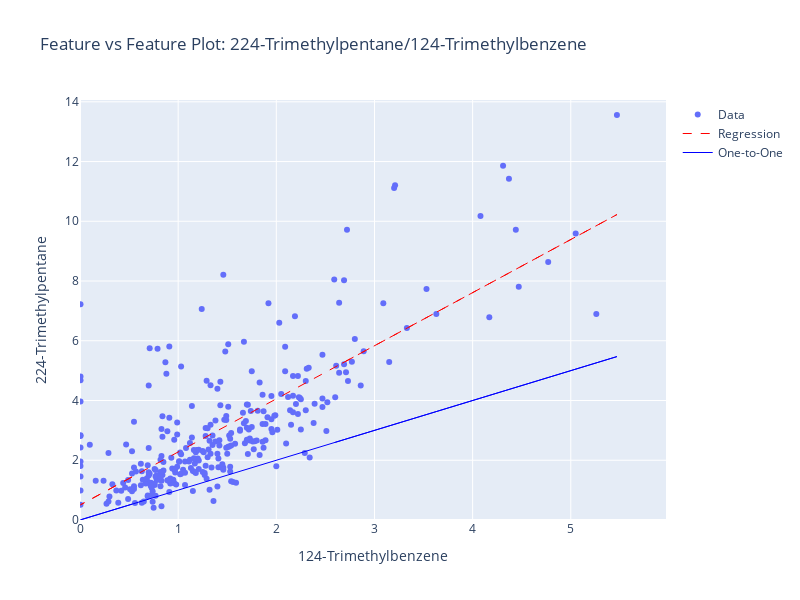

The notebook cell this image was saved under:
### Code cell
# Species Concentration plot comparing features, features/columns specified by index
data_handler.plot_feature_data(x_idx=0, y_idx=1)

### Figure 1 — Plotly figure (JSON) as saved in the notebook; plotly's stock layout.template omitted (floating-point values rounded to 4 significant figures; data arrays with more than 128 entries replaced by an {"elided": "..."} marker saying what was removed)
{"data": [{"customdata": {"elided": "307x1 str values"}, "hovertemplate": "<b>Date:</b> %{customdata[0]}<br><b>124-Trimethylbenzene:</b> %{x}<br><b>224-Trimethylpentane:</b> %{y}<extra></extra>", "mode": "markers", "name": "Data", "type": "scatter", "x": {"elided": "307 float values"}, "y": {"elided": "307 float values"}}, {"line": {"color": "red", "dash": "dash", "width": 1}, "name": "Regression", "type": "scatter", "x": {"elided": "307 float values"}, "y": {"elided": "307 float values"}}, {"line": {"color": "blue", "width": 1}, "name": "One-to-One", "type": "scatter", "x": {"elided": "307 float values"}, "y": {"elided": "307 float values"}}], "layout": {"height": 600, "title": {"text": "Feature vs Feature Plot: 224-Trimethylpentane/124-Trimethylbenzene"}, "width": 800, "xaxis": {"range": [0, 5.97], "title": {"text": "124-Trimethylbenzene"}}, "yaxis": {"range": [0, 14.06], "title": {"text": "224-Trimethylpentane"}}}}
